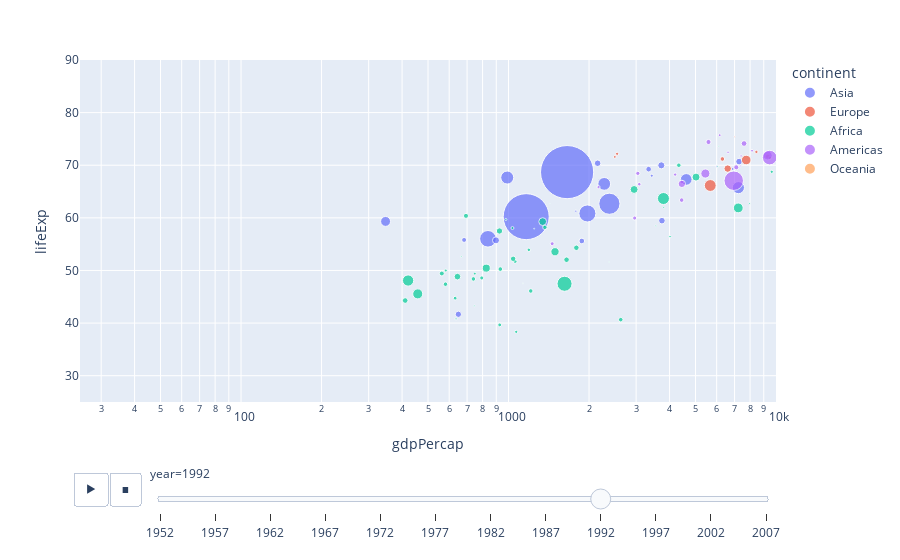

This figure's notebook cell:
### Code cell
gap2007=gapminder.query('year==2007')
fig=px.scatter(gapminder,x='gdpPercap',y='lifeExp',height=500,color='continent',size_max=40,size='pop',hover_name='country',
              animation_frame='year',log_x=True,animation_group='country',range_x=[25,10000],range_y=[25,90])
fig.show()

### Figure 1 — Plotly figure (JSON) as saved in the notebook; plotly's stock layout.template omitted (floating-point values rounded to 4 significant figures)
{"data": [{"hovertemplate": "<b>%{hovertext}</b><br><br>continent=Asia<br>year=1992<br>gdpPercap=%{x}<br>lifeExp=%{y}<br>pop=%{marker.size}<extra></extra>", "hovertext": ["Afghanistan", "Bahrain", "Bangladesh", "Cambodia", "China", "Hong Kong, China", "India", "Indonesia", "Iran", "Iraq", "Israel", "Japan", "Jordan", "Korea, Dem. Rep.", "Korea, Rep.", "Kuwait", "Lebanon", "Malaysia", "Mongolia", "Myanmar", "Nepal", "Oman", "Pakistan", "Philippines", "Saudi Arabia", "Singapore", "Sri Lanka", "Syria", "Taiwan", "Thailand", "Vietnam", "West Bank and Gaza", "Yemen, Rep."], "ids": ["Afghanistan", "Bahrain", "Bangladesh", "Cambodia", "China", "Hong Kong, China", "India", "Indonesia", "Iran", "Iraq", "Israel", "Japan", "Jordan", "Korea, Dem. Rep.", "Korea, Rep.", "Kuwait", "Lebanon", "Malaysia", "Mongolia", "Myanmar", "Nepal", "Oman", "Pakistan", "Philippines", "Saudi Arabia", "Singapore", "Sri Lanka", "Syria", "Taiwan", "Thailand", "Vietnam", "West Bank and Gaza", "Yemen, Rep."], "legendgroup": "Asia", "marker": {"color": "#636efa", "size": [16317921, 529491, 113704579, 10150094, 1164970000, 5829696, 872000000, 184816000, 60397973, 17861905, 4936550, 124329269, 3867409, 20711375, 43805450, 1418095, 3219994, 18319502, 2312802, 40546538, 20326209, 1915208, 120065004, 67185766, 16945857, 3235865, 17587060, 13219062, 20686918, 56667095, 69940728, 2104779, 13367997], "sizemode": "area", "sizeref": 824200.0, "symbol": "circle"}, "mode": "markers", "name": "Asia", "orientation": "v", "showlegend": true, "type": "scatter", "x": [649.3, 19040.0, 837.8, 682.3, 1656.0, 24760.0, 1164.0, 2383.0, 7236.0, 3746.0, 18050.0, 26820.0, 3432.0, 3726.0, 12100.0, 34930.0, 6891.0, 7278.0, 1785.0, 347, 897.7, 18620.0, 1972.0, 2279.0, 24840.0, 24770.0, 2154.0, 3341.0, 15220.0, 4617.0, 989.0, 6018.0, 1879.0], "xaxis": "x", "y": [41.67, 72.6, 56.02, 55.8, 68.69, 77.6, 60.22, 62.68, 65.74, 59.46, 76.93, 79.36, 68.02, 69.98, 72.24, 75.19, 69.29, 70.69, 61.27, 59.32, 55.73, 71.2, 60.84, 66.46, 68.77, 75.79, 70.38, 69.25, 74.26, 67.3, 67.66, 69.72, 55.6], "yaxis": "y"}, {"hovertemplate": "<b>%{hovertext}</b><br><br>continent=Europe<br>year=1992<br>gdpPercap=%{x}<br>lifeExp=%{y}<br>pop=%{marker.size}<extra></extra>", "hovertext": ["Albania", "Austria", "Belgium", "Bosnia and Herzegovina", "Bulgaria", "Croatia", "Czech Republic", "Denmark", "Finland", "France", "Germany", "Greece", "Hungary", "Iceland", "Ireland", "Italy", "Montenegro", "Netherlands", "Norway", "Poland", "Portugal", "Romania", "Serbia", "Slovak Republic", "Slovenia", "Spain", "Sweden", "Switzerland", "Turkey", "United Kingdom"], "ids": ["Albania", "Austria", "Belgium", "Bosnia and Herzegovina", "Bulgaria", "Croatia", "Czech Republic", "Denmark", "Finland", "France", "Germany", "Greece", "Hungary", "Iceland", "Ireland", "Italy", "Montenegro", "Netherlands", "Norway", "Poland", "Portugal", "Romania", "Serbia", "Slovak Republic", "Slovenia", "Spain", "Sweden", "Switzerland", "Turkey", "United Kingdom"], "legendgroup": "Europe", "marker": {"color": "#EF553B", "size": [3326498, 7914969, 10045622, 4256013, 8658506, 4494013, 10315702, 5171393, 5041039, 57374179, 80597764, 10325429, 10348684, 259012, 3557761, 56840847, 621621, 15174244, 4286357, 38370697, 9927680, 22797027, 9826397, 5302888, 1999210, 39549438, 8718867, 6995447, 58179144, 57866349], "sizemode": "area", "sizeref": 824200.0, "symbol": "circle"}, "mode": "markers", "name": "Europe", "orientation": "v", "showlegend": true, "type": "scatter", "x": [2497.0, 27040.0, 25580.0, 2547.0, 6303.0, 8448.0, 14300.0, 26410.0, 20650.0, 24700.0, 26510.0, 17540.0, 10540.0, 25140.0, 17560.0, 22010.0, 7003.0, 26790.0, 33970.0, 7739.0, 16210.0, 6598.0, 9325.0, 9498.0, 14210.0, 18600.0, 23880.0, 31870.0, 5678.0, 22710.0], "xaxis": "x", "y": [71.58, 76.04, 76.46, 72.18, 71.19, 72.53, 72.4, 75.33, 75.7, 77.46, 76.07, 77.03, 69.17, 78.77, 75.47, 77.44, 75.44, 77.42, 77.32, 70.99, 74.86, 69.36, 71.66, 71.38, 73.64, 77.57, 78.16, 78.03, 66.15, 76.42], "yaxis": "y"}, {"hovertemplate": "<b>%{hovertext}</b><br><br>continent=Africa<br>year=1992<br>gdpPercap=%{x}<br>lifeExp=%{y}<br>pop=%{marker.size}<extra></extra>", "hovertext": ["Algeria", "Angola", "Benin", "Botswana", "Burkina Faso", "Burundi", "Cameroon", "Central African Republic", "Chad", "Comoros", "Congo, Dem. Rep.", "Congo, Rep.", "Cote d'Ivoire", "Djibouti", "Egypt", "Equatorial Guinea", "Eritrea", "Ethiopia", "Gabon", "Gambia", "Ghana", "Guinea", "Guinea-Bissau", "Kenya", "Lesotho", "Liberia", "Libya", "Madagascar", "Malawi", "Mali", "Mauritania", "Mauritius", "Morocco", "Mozambique", "Namibia", "Niger", "Nigeria", "Reunion", "Rwanda", "Sao Tome and Principe", "Senegal", "Sierra Leone", "Somalia", "South Africa", "Sudan", "Swaziland", "Tanzania", "Togo", "Tunisia", "Uganda", "Zambia", "Zimbabwe"], "ids": ["Algeria", "Angola", "Benin", "Botswana", "Burkina Faso", "Burundi", "Cameroon", "Central African Republic", "Chad", "Comoros", "Congo, Dem. Rep.", "Congo, Rep.", "Cote d'Ivoire", "Djibouti", "Egypt", "Equatorial Guinea", "Eritrea", "Ethiopia", "Gabon", "Gambia", "Ghana", "Guinea", "Guinea-Bissau", "Kenya", "Lesotho", "Liberia", "Libya", "Madagascar", "Malawi", "Mali", "Mauritania", "Mauritius", "Morocco", "Mozambique", "Namibia", "Niger", "Nigeria", "Reunion", "Rwanda", "Sao Tome and Principe", "Senegal", "Sierra Leone", "Somalia", "South Africa", "Sudan", "Swaziland", "Tanzania", "Togo", "Tunisia", "Uganda", "Zambia", "Zimbabwe"], "legendgroup": "Africa", "marker": {"color": "#00cc96", "size": [26298373, 8735988, 4981671, 1342614, 8878303, 5809236, 12467171, 3265124, 6429417, 454429, 41672143, 2409073, 12772596, 384156, 59402198, 387838, 3668440, 52088559, 985739, 1025384, 16278738, 6990574, 1050938, 25020539, 1803195, 1912974, 4364501, 12210395, 10014249, 8416215, 2119465, 1096202, 25798239, 13160731, 1554253, 8392818, 93364244, 622191, 7290203, 125911, 8307920, 4260884, 6099799, 39964159, 28227588, 962344, 26605473, 3747553, 8523077, 18252190, 8381163, 10704340], "sizemode": "area", "sizeref": 824200.0, "symbol": "circle"}, "mode": "markers", "name": "Africa", "orientation": "v", "showlegend": true, "type": "scatter", "x": [5023.0, 2628.0, 1191.0, 7954.0, 931.8, 631.7, 1793.0, 747.9, 1058.0, 1247.0, 457.7, 4016.0, 1648.0, 2377.0, 3795.0, 1132.0, 582.9, 421.4, 13520.0, 665.6, 925.1, 794.3, 745.5, 1342.0, 977.5, 636.6, 9640.0, 1041.0, 563.2, 739.0, 1361.0, 6058.0, 2948.0, 410.9, 3805.0, 581.2, 1620.0, 6101.0, 737.1, 1429.0, 1368.0, 1069.0, 927.0, 7225.0, 1492.0, 3553.0, 825.7, 1034.0, 4333.0, 644.2, 1211.0, 693.4], "xaxis": "x", "y": [67.74, 40.65, 53.92, 62.74, 50.26, 44.74, 54.31, 49.4, 51.72, 57.94, 45.55, 56.43, 52.04, 51.6, 63.67, 47.55, 49.99, 48.09, 61.37, 52.64, 57.5, 48.58, 43.27, 59.28, 59.69, 40.8, 68.75, 52.21, 49.42, 48.39, 58.33, 69.75, 65.39, 44.28, 62.0, 47.39, 47.47, 73.61, 23.6, 62.74, 58.2, 38.33, 39.66, 61.89, 53.56, 58.47, 50.44, 58.06, 70.0, 48.83, 46.1, 60.38], "yaxis": "y"}, {"hovertemplate": "<b>%{hovertext}</b><br><br>continent=Americas<br>year=1992<br>gdpPercap=%{x}<br>lifeExp=%{y}<br>pop=%{marker.size}<extra></extra>", "hovertext": ["Argentina", "Bolivia", "Brazil", "Canada", "Chile", "Colombia", "Costa Rica", "Cuba", "Dominican Republic", "Ecuador", "El Salvador", "Guatemala", "Haiti", "Honduras", "Jamaica", "Mexico", "Nicaragua", "Panama", "Paraguay", "Peru", "Puerto Rico", "Trinidad and Tobago", "United States", "Uruguay", "Venezuela"], "ids": ["Argentina", "Bolivia", "Brazil", "Canada", "Chile", "Colombia", "Costa Rica", "Cuba", "Dominican Republic", "Ecuador", "El Salvador", "Guatemala", "Haiti", "Honduras", "Jamaica", "Mexico", "Nicaragua", "Panama", "Paraguay", "Peru", "Puerto Rico", "Trinidad and Tobago", "United States", "Uruguay", "Venezuela"], "legendgroup": "Americas", "marker": {"color": "#ab63fa", "size": [33958947, 6893451, 155975974, 28523502, 13572994, 34202721, 3173216, 10723260, 7351181, 10748394, 5274649, 8486949, 6326682, 5077347, 2378618, 88111030, 4017939, 2484997, 4483945, 22430449, 3585176, 1183669, 256894189, 3149262, 20265563], "sizemode": "area", "sizeref": 824200.0, "symbol": "circle"}, "mode": "markers", "name": "Americas", "orientation": "v", "showlegend": true, "type": "scatter", "x": [9308.0, 2962.0, 6950.0, 26340.0, 7596.0, 5445.0, 6160.0, 5593.0, 3044.0, 7104.0, 4444.0, 4439.0, 1456.0, 3082.0, 7405.0, 9472.0, 2170.0, 6619.0, 4196.0, 4446.0, 14640.0, 7371.0, 32000.0, 8137.0, 10730.0], "xaxis": "x", "y": [71.87, 59.96, 67.06, 77.95, 74.13, 68.42, 75.71, 74.41, 68.46, 69.61, 66.8, 63.37, 55.09, 66.4, 71.77, 71.45, 65.84, 72.46, 68.22, 66.46, 73.91, 69.86, 76.09, 72.75, 71.15], "yaxis": "y"}, {"hovertemplate": "<b>%{hovertext}</b><br><br>continent=Oceania<br>year=1992<br>gdpPercap=%{x}<br>lifeExp=%{y}<br>pop=%{marker.size}<extra></extra>", "hovertext": ["Australia", "New Zealand"], "ids": ["Australia", "New Zealand"], "legendgroup": "Oceania", "marker": {"color": "#FFA15A", "size": [17481977, 3437674], "sizemode": "area", "sizeref": 824200.0, "symbol": "circle"}, "mode": "markers", "name": "Oceania", "orientation": "v", "showlegend": true, "type": "scatter", "x": [23420.0, 18360.0], "xaxis": "x", "y": [77.56, 76.33], "yaxis": "y"}], "layout": {"autosize": true, "legend": {"itemsizing": "constant", "title": {"text": "continent"}, "tracegroupgap": 0}, "margin": {"t": 60}, "sliders": [{"active": 8, "currentvalue": {"prefix": "year="}, "len": 0.9, "pad": {"b": 10, "t": 60}, "steps": [{"args": [["1952"], {"frame": {"duration": 0, "redraw": false}, "fromcurrent": true, "mode": "immediate", "transition": {"duration": 0, "easing": "linear"}}], "label": "1952", "method": "animate"}, {"args": [["1957"], {"frame": {"duration": 0, "redraw": false}, "fromcurrent": true, "mode": "immediate", "transition": {"duration": 0, "easing": "linear"}}], "label": "1957", "method": "animate"}, {"args": [["1962"], {"frame": {"duration": 0, "redraw": false}, "fromcurrent": true, "mode": "immediate", "transition": {"duration": 0, "easing": "linear"}}], "label": "1962", "method": "animate"}, {"args": [["1967"], {"frame": {"duration": 0, "redraw": false}, "fromcurrent": true, "mode": "immediate", "transition": {"duration": 0, "easing": "linear"}}], "label": "1967", "method": "animate"}, {"args": [["1972"], {"frame": {"duration": 0, "redraw": false}, "fromcurrent": true, "mode": "immediate", "transition": {"duration": 0, "easing": "linear"}}], "label": "1972", "method": "animate"}, {"args": [["1977"], {"frame": {"duration": 0, "redraw": false}, "fromcurrent": true, "mode": "immediate", "transition": {"duration": 0, "easing": "linear"}}], "label": "1977", "method": "animate"}, {"args": [["1982"], {"frame": {"duration": 0, "redraw": false}, "fromcurrent": true, "mode": "immediate", "transition": {"duration": 0, "easing": "linear"}}], "label": "1982", "method": "animate"}, {"args": [["1987"], {"frame": {"duration": 0, "redraw": false}, "fromcurrent": true, "mode": "immediate", "transition": {"duration": 0, "easing": "linear"}}], "label": "1987", "method": "animate"}, {"args": [["1992"], {"frame": {"duration": 0, "redraw": false}, "fromcurrent": true, "mode": "immediate", "transition": {"duration": 0, "easing": "linear"}}], "label": "1992", "method": "animate"}, {"args": [["1997"], {"frame": {"duration": 0, "redraw": false}, "fromcurrent": true, "mode": "immediate", "transition": {"duration": 0, "easing": "linear"}}], "label": "1997", "method": "animate"}, {"args": [["2002"], {"frame": {"duration": 0, "redraw": false}, "fromcurrent": true, "mode": "immediate", "transition": {"duration": 0, "easing": "linear"}}], "label": "2002", "method": "animate"}, {"args": [["2007"], {"frame": {"duration": 0, "redraw": false}, "fromcurrent": true, "mode": "immediate", "transition": {"duration": 0, "easing": "linear"}}], "label": "2007", "method": "animate"}], "x": 0.1, "xanchor": "left", "y": 0, "yanchor": "top"}], "updatemenus": [{"active": 0, "buttons": [{"args": [null, {"frame": {"duration": 500, "redraw": false}, "fromcurrent": true, "mode": "immediate", "transition": {"duration": 500, "easing": "linear"}}], "label": "&#9654;", "method": "animate"}, {"args": [[null], {"frame": {"duration": 0, "redraw": false}, "fromcurrent": true, "mode": "immediate", "transition": {"duration": 0, "easing": "linear"}}], "label": "&#9724;", "method": "animate"}], "direction": "left", "pad": {"r": 10, "t": 70}, "showactive": false, "type": "buttons", "x": 0.1, "xanchor": "right", "y": 0, "yanchor": "top"}], "xaxis": {"anchor": "y", "domain": [0, 1], "range": [1.398, 4], "title": {"text": "gdpPercap"}, "type": "log"}, "yaxis": {"anchor": "x", "domain": [0, 1], "range": [25, 90], "title": {"text": "lifeExp"}, "type": "linear"}}}
